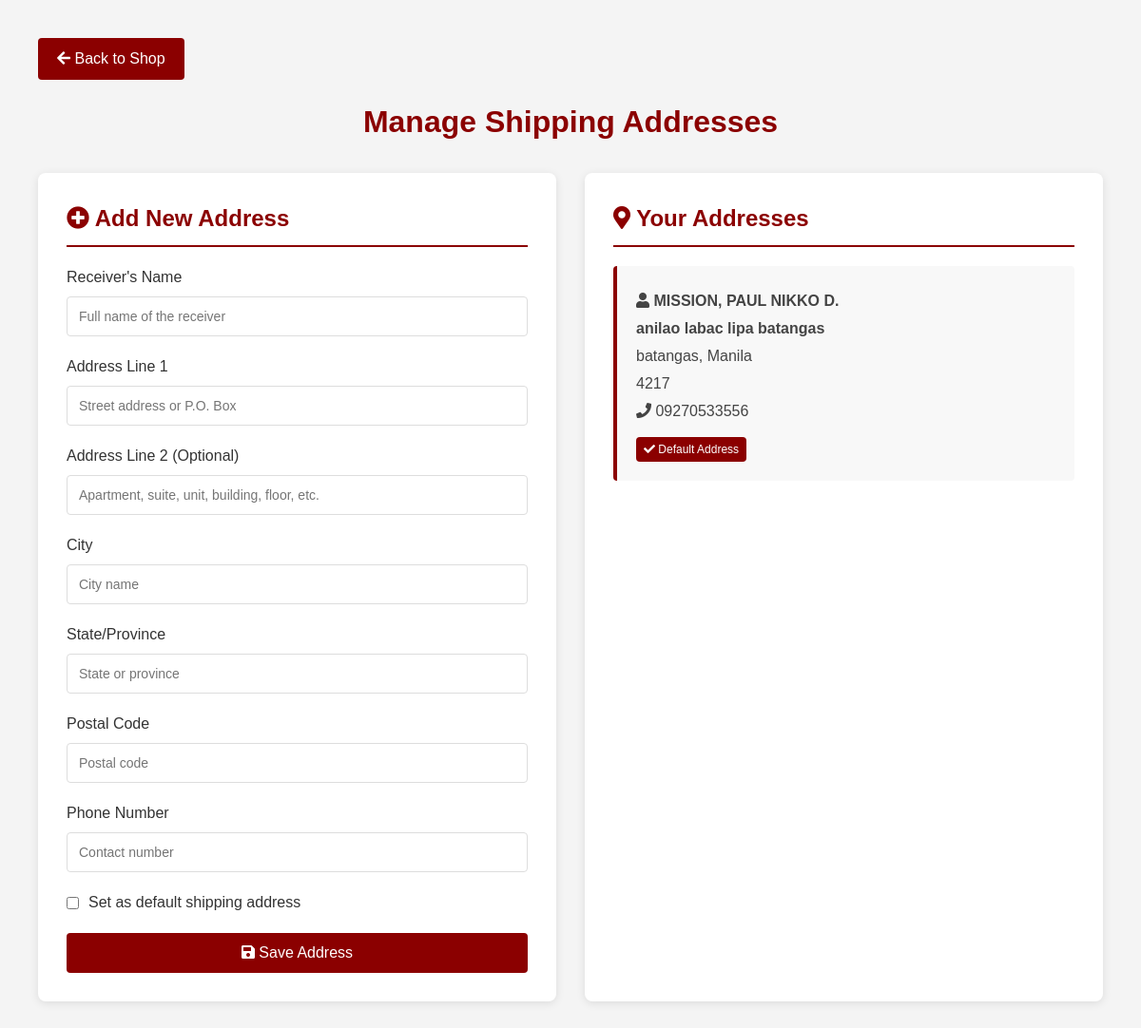
/manage_addresses.php (signed in), run on the app's committed database.
### tables this page shows
CREATE TABLE `user_addresses` (
  `address_id` int(11) NOT NULL,
  `user_id` int(11) NOT NULL,
  `receiver_name` varchar(255) NOT NULL,
  `address_line1` varchar(255) NOT NULL,
  `address_line2` varchar(255) DEFAULT NULL,
  `city` varchar(100) NOT NULL,
  `state` varchar(100) NOT NULL,
  `postal_code` varchar(20) NOT NULL,
  `phone` varchar(20) NOT NULL,
  `is_default` tinyint(1) NOT NULL DEFAULT 0
);

### manage_addresses.php (the view, shortened to what this page needs)
<?php
include 'connection.php';
$user_id = $_SESSION['user_id'];
$addresses_query = "SELECT * FROM user_addresses WHERE user_id = ?";
$stmt = $conn->prepare($addresses_query);
$stmt->bind_param("i", $user_id);
$stmt->execute();
$addresses = $stmt->get_result();
?>
<!DOCTYPE html>
<html lang="en">
<head>
    <link rel="stylesheet" href="css/responsive.css">
    <link rel="stylesheet" href="https://cdnjs.cloudflare.com/ajax/libs/font-awesome/5.15.4/css/all.min.css">
</head>
<body>
    <div class="container">
        <a href="shop.php" class="back-btn">
            <i class="fas fa-arrow-left"></i> Back to Shop
        </a>
        <h1 class="page-title">Manage Shipping Addresses</h1>
        <div class="address-layout">
            <div class="address-form">
                <h2><i class="fas fa-plus-circle"></i> Add New Address</h2>
                <form method="POST">
                    <div class="form-group">
                        <label for="receiver_name">Receiver's Name</label>
                        <input type="text" id="receiver_name" name="receiver_name" required
                               placeholder="Full name of the receiver">
                    </div>
                    <div class="form-group">
                        <label for="address_line1">Address Line 1</label>
                        <input type="text" id="address_line1" name="address_line1" required
                               placeholder="Street address or P.O. Box">
                    </div>
                    <div class="form-group">
                        <label for="address_line2">Address Line 2 (Optional)</label>
                        <input type="text" id="address_line2" name="address_line2"
                               placeholder="Apartment, suite, unit, building, floor, etc.">
                    </div>
                    <div class="form-group">
                        <label for="city">City</label>
                        <input type="text" id="city" name="city" required
                               placeholder="City name">
                    </div>
                    <div class="form-group">
                        <label for="state">State/Province</label>
                        <input type="text" id="state" name="state" required
                               placeholder="State or province">
                    </div>
                    <div class="form-group">
                        <label for="postal_code">Postal Code</label>
                        <input type="text" id="postal_code" name="postal_code" required
                               placeholder="Postal code">
                    </div>
                    <div class="form-group">
                        <label for="phone">Phone Number</label>
                        <input type="tel" id="phone" name="phone" required
                               placeholder="Contact number">
                    </div>
                    <div class="checkbox-group">
                        <input type="checkbox" id="is_default" name="is_default">
                        <label for="is_default">Set as default shipping address</label>
                    </div>
                    <button type="submit" class="submit-btn">
                        <i class="fas fa-save"></i> Save Address
                    </button>
                </form>
            </div>
            <div class="addresses-list">
                <h2><i class="fas fa-map-marker-alt"></i> Your Addresses</h2>
                <?php if ($addresses->num_rows > 0): ?>
                    <?php while ($address = $addresses->fetch_assoc()): ?>
                        <div class="address-card">
                            <p class="receiver-name">
                                <i class="fas fa-user"></i>
                                <strong><?php echo htmlspecialchars($address['receiver_name']); ?></strong>
                            </p>
                            <p><strong><?php echo htmlspecialchars($address['address_line1']); ?></strong></p>
                            <p><?php echo htmlspecialchars($address['city']) . ', ' . htmlspecialchars($address['state']); ?></p>
                            <p><?php echo htmlspecialchars($address['postal_code']); ?></p>
                            <p><i class="fas fa-phone"></i> <?php echo htmlspecialchars($address['phone']); ?></p>
                            <?php if ($address['is_default']): ?>
                                <span class="default-badge">
                                    <i class="fas fa-check"></i> Default Address
                                </span>
                            <?php endif; ?>
                        </div>
                    <?php endwhile; ?>
                <?php else: ?>
                    <p>No addresses saved yet.</p>
                <?php endif; ?>
            </div>
        </div>
    </div>
</body>
</html>

### css/responsive.css (style rules this page uses)
* { box-sizing: border-box; margin: 0; padding: 0; }
body { font-size: 16px; line-height: 1.5; }
.container { width: 100%; padding: 0 15px; margin: 0 auto; }
@media (min-width: 576px) { .container { max-width: 540px; } }
@media (min-width: 768px) { .container { max-width: 720px; } }
@media (min-width: 992px) { .container { max-width: 960px; } }
@media (min-width: 1200px) { .container { max-width: 1140px; } }

### manage_addresses.php (style rules this page uses)
* { margin: 0; padding: 0; box-sizing: border-box; font-family: 'Arial', sans-serif; }
body { background-color: rgb(244, 244, 244); color: rgb(51, 51, 51); min-height: 100vh; padding: 20px; }
.container { max-width: 1200px; margin: 0 auto; padding: 20px; }
.page-title { color: #8B0000; text-align: center; margin-bottom: 30px; font-size: 2em; }
.address-layout { display: grid; grid-template-columns: 1fr 1fr; gap: 30px; max-width: 1200px; margin: 0 auto; }
.address-form { background: white; padding: 30px; border-radius: 8px; box-shadow: 0 2px 10px rgba(0,0,0,0.1); }
.address-form h2 { color: #8B0000; margin-bottom: 20px; padding-bottom: 10px; border-bottom: 2px solid #8B0000; }
.form-group { margin-bottom: 20px; }
.form-group label { display: block; margin-bottom: 8px; color: #333; font-weight: 500; }
.form-group input { width: 100%; padding: 12px; border: 1px solid #ddd; border-radius: 4px; transition: border-color 0.3s ease; font-size: 14px; }
.checkbox-group { display: flex; align-items: center; gap: 10px; margin: 20px 0; }
.checkbox-group input[type="checkbox"] { width: auto; }
.submit-btn { background-color: #8B0000; color: white; padding: 12px 24px; border: none; border-radius: 4px; cursor: pointer; font-size: 16px; font-weight: 500; width: 100%; transition: background-color 0.3s ease; }
.addresses-list { background: white; padding: 30px; border-radius: 8px; box-shadow: 0 2px 10px rgba(0,0,0,0.1); }
.addresses-list h2 { color: #8B0000; margin-bottom: 20px; padding-bottom: 10px; border-bottom: 2px solid #8B0000; }
.address-card { background: #f8f8f8; padding: 20px; margin-bottom: 15px; border-radius: 4px; border-left: 4px solid #8B0000; transition: transform 0.2s ease; }
.address-card p { margin: 5px 0; color: #444; }
.default-badge { display: inline-block; background: #8B0000; color: white; padding: 4px 8px; border-radius: 4px; font-size: 12px; margin-top: 10px; }
.back-btn { display: inline-block; padding: 10px 20px; background: #8B0000; color: white; text-decoration: none; border-radius: 4px; margin-bottom: 20px; transition: background-color 0.3s ease; }

### data on the page
user_addresses: receiver_name "MISSION, PAUL NIKKO D.", address_line1 "anilao labac lipa batangas", city "batangas", state "Manila", postal_code "4217", phone "09270533556", is_default 1 (drawn)
